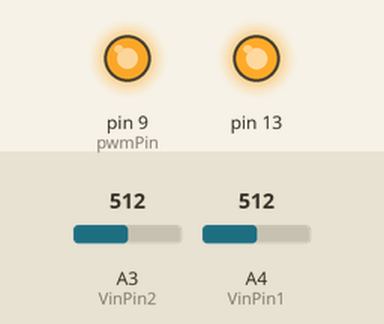
Bench run of a sketch on a simulated Arduino Uno, built with avr-gcc and run on an emulated ATmega328P. Parts: output pins drawn as LEDs (lit = HIGH). Inputs (shaded band) come from the test bench; at power-on: A3 (VinPin2) = 512, A4 (VinPin1) = 512.

Above: at 1.2 s.
1.3 s: A3 (VinPin2) set to 716
At 2.5 s:
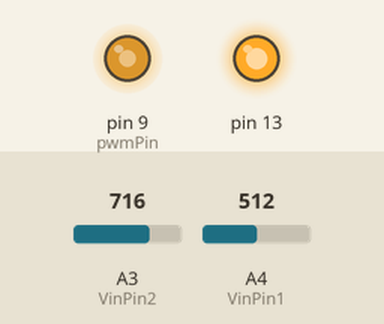
2.8 s: A3 (VinPin2) set to 1023
At 3.8 s:
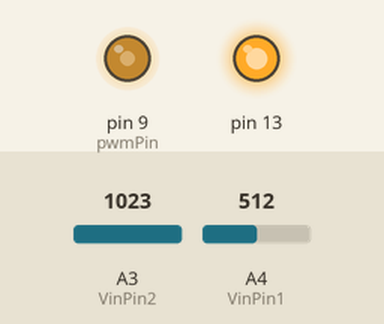
4.3 s: A3 (VinPin2) set to 0
At 4.9 s:
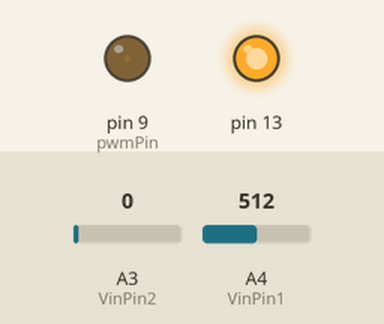
Timing chart, 0 to 7.3 s (numbered marks = the images above; inputs shaded):
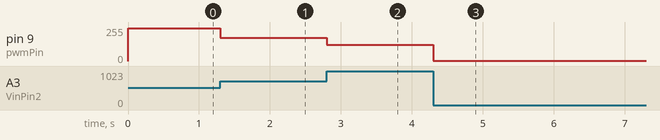

The sketch:

Control_Basico_Buck.ino
```cpp
#include <PWM.h> //Liberia correspondiente a la señal PWM

int32_t frequency = 150000; //Frecuencia asiganada al Pin
const float Vout = 12.0; //Voltaje deseado en la salida
const int pwmPin = 9; // Pin asignado para la señal PWM
const int VinPin1 = A4; //Pin de Lectura del Divisor de tension 1 (Salida)
const int VinPin2 = A3; //Pin de Lectura del Divisor de tension 2 (Entrada)

int PWM = 0; //Valor incial de PWM correspondiente a la fuente de 20V
int maxPWM = 254; // Valor máximo de PWM (100% ciclo de trabajo)
int minPWM = 1; // Valor minimos de PWM (0% ciclo de trabajo)

float voltaje_Out = 0; //Variable donde almacenaremos el valor censado (Salida)
float voltaje_Int = 0; //Variable donde almacenaremos el valor censado (Entrada)

void setup() {
  InitTimersSafe(); // Inicializa los temporizadores del Arduino
  bool success = SetPinFrequencySafe(pwmPin, frequency); //Establece la frecuencia del pin pwmPin a 150 kHz.
  // Si se activa enciende el led #13 para indicar que fue correcto el funcionamiento
  if (success) {
    pinMode(13, OUTPUT);
    digitalWrite(13, HIGH);
  }
}
void loop() {
  int Valor_Sensado_Out = analogRead(VinPin1); //Analiza la señal recibida por el divisor de tension (Salida)
  int Valor_Sensado_Int = analogRead(VinPin2); //Analiza la señal recibida por el divisor de tension (Entrada)

  // Convertir el valor analógico (0-1023) a voltaje real (suponiendo referencia de 5V)
  voltaje_Out = (Valor_Sensado_Out*(5.0 /1023.0))*3.0; //Valor sensado y Ajustado (Salida)
  voltaje_Int = (Valor_Sensado_Int*(5.0 /1023.0))*5.0; //Valor sensado y Ajustado (Entrada)

//Valores fijos de PWM basados en el analisis realizado
if (abs(voltaje_Int - 13) < 0.1) {
    PWM = 230; // Si voltaje_Int es muy cercano a 13, el PWM será igual a 230
  } else if (abs(voltaje_Int - 20) < 0.1) {
    PWM = 155; // Si voltaje_Int es muy cercano a 20, el PWM será igual a 155
  } else if (voltaje_Int != 13) {
    PWM = (Vout / voltaje_Int) * 254.0; //Valor inicial del PWM

    if (voltaje_Out < 12) {
      // Si el voltaje es menor que 12V (12V en la salida), aumentar el ciclo de trabajo
      PWM = constrain(PWM + 1, minPWM, maxPWM);
    } else if (voltaje_Out >= 12) {
      // Si el voltaje es mayor que 12V, disminuir el ciclo de trabajo
      PWM = constrain(PWM - 1, minPWM, maxPWM);
    }
  }
  pwmWrite(pwmPin, PWM); //Manda la señal PWM determinada por el pin seleccionado
}
```

Measured:
- after the input at 1.3 s, pin 9 (pwmPin): 244/255 → 175/255 at once
- after the input at 2.8 s, pin 9 (pwmPin): 175/255 → 122/255 at once
- after the input at 4.3 s, pin 9 (pwmPin): 122/255 → 1/255 at once
